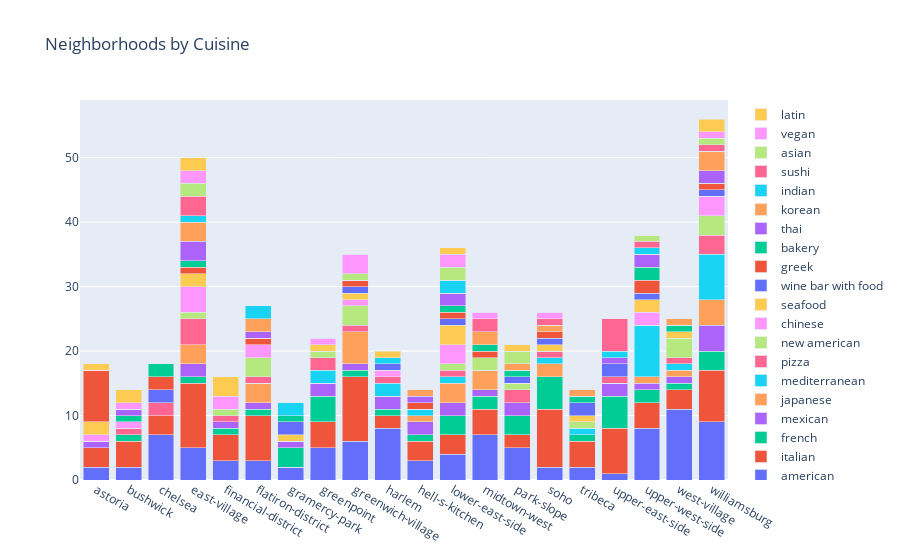

Notebook cell for this chart:
### Code cell
import plotly.graph_objects as go
import plotly as py
import plotly.graph_objs as go
import pandas as pd

py.offline.init_notebook_mode(connected=True)



x=nc_pivot2['neighborhood']
fig = go.Figure(go.Bar(x=x, y=nc_pivot2.iloc[:,1], name='american'))
fig.add_trace(go.Bar(x=x, y=nc_pivot2.iloc[:,2], name='italian'))
fig.add_trace(go.Bar(x=x, y=nc_pivot2.iloc[:,3], name='french'))
fig.add_trace(go.Bar(x=x, y=nc_pivot2.iloc[:,4], name='mexican'))
fig.add_trace(go.Bar(x=x, y=nc_pivot2.iloc[:,5], name='japanese'))
fig.add_trace(go.Bar(x=x, y=nc_pivot2.iloc[:,6], name='mediterranean'))
fig.add_trace(go.Bar(x=x, y=nc_pivot2.iloc[:,7], name='pizza'))
fig.add_trace(go.Bar(x=x, y=nc_pivot2.iloc[:,8], name='new american'))
fig.add_trace(go.Bar(x=x, y=nc_pivot2.iloc[:,9], name='chinese'))
fig.add_trace(go.Bar(x=x, y=nc_pivot2.iloc[:,10], name='seafood'))
fig.add_trace(go.Bar(x=x, y=nc_pivot2.iloc[:,11], name='wine bar with food'))
fig.add_trace(go.Bar(x=x, y=nc_pivot2.iloc[:,12], name='greek'))
fig.add_trace(go.Bar(x=x, y=nc_pivot2.iloc[:,13], name='bakery'))
fig.add_trace(go.Bar(x=x, y=nc_pivot2.iloc[:,14], name='thai'))
fig.add_trace(go.Bar(x=x, y=nc_pivot2.iloc[:,15], name='korean'))
fig.add_trace(go.Bar(x=x, y=nc_pivot2.iloc[:,16], name='indian'))
fig.add_trace(go.Bar(x=x, y=nc_pivot2.iloc[:,17], name='sushi'))
fig.add_trace(go.Bar(x=x, y=nc_pivot2.iloc[:,18], name='asian'))
fig.add_trace(go.Bar(x=x, y=nc_pivot2.iloc[:,19], name='vegan'))
fig.add_trace(go.Bar(x=x, y=nc_pivot2.iloc[:,20], name='latin'))


fig.update_layout(title="Neighborhoods by Cuisine")

fig.update_layout(barmode='stack', xaxis={'categoryorder':'category ascending'})
fig.show()

py.offline.plot(fig, filename="neighborhoods_cuisine.html")

### Figure 1 — Plotly figure (JSON) as saved in the notebook; plotly's stock layout.template omitted (floating-point values rounded to 4 significant figures)
{"data": [{"name": "american", "type": "bar", "x": ["williamsburg", "east-village", "lower-east-side", "upper-west-side", "greenwich-village", "west-village", "upper-east-side", "midtown-west", "flatiron-district", "soho", "harlem", "greenpoint", "astoria", "park-slope", "chelsea", "financial-district", "bushwick", "hell-s-kitchen", "tribeca", "gramercy-park"], "y": [9, 5, 4, 8, 6, 11, 1, 7, 3, 2, 8, 5, 2, 5, 7, 3, 2, 3, 2, 2]}, {"name": "italian", "type": "bar", "x": ["williamsburg", "east-village", "lower-east-side", "upper-west-side", "greenwich-village", "west-village", "upper-east-side", "midtown-west", "flatiron-district", "soho", "harlem", "greenpoint", "astoria", "park-slope", "chelsea", "financial-district", "bushwick", "hell-s-kitchen", "tribeca", "gramercy-park"], "y": [8, 10, 3, 4, 10, 3, 7, 4, 7, 9, 2, 4, 3, 2, 3, 4, 4, 3, 4, 0]}, {"name": "french", "type": "bar", "x": ["williamsburg", "east-village", "lower-east-side", "upper-west-side", "greenwich-village", "west-village", "upper-east-side", "midtown-west", "flatiron-district", "soho", "harlem", "greenpoint", "astoria", "park-slope", "chelsea", "financial-district", "bushwick", "hell-s-kitchen", "tribeca", "gramercy-park"], "y": [3, 1, 3, 2, 1, 1, 5, 2, 1, 5, 1, 4, 0, 3, 0, 1, 1, 1, 1, 3]}, {"name": "mexican", "type": "bar", "x": ["williamsburg", "east-village", "lower-east-side", "upper-west-side", "greenwich-village", "west-village", "upper-east-side", "midtown-west", "flatiron-district", "soho", "harlem", "greenpoint", "astoria", "park-slope", "chelsea", "financial-district", "bushwick", "hell-s-kitchen", "tribeca", "gramercy-park"], "y": [4, 2, 2, 1, 1, 1, 2, 1, 1, 0, 2, 2, 1, 2, 0, 1, 0, 2, 0, 1]}, {"name": "japanese", "type": "bar", "x": ["williamsburg", "east-village", "lower-east-side", "upper-west-side", "greenwich-village", "west-village", "upper-east-side", "midtown-west", "flatiron-district", "soho", "harlem", "greenpoint", "astoria", "park-slope", "chelsea", "financial-district", "bushwick", "hell-s-kitchen", "tribeca", "gramercy-park"], "y": [4, 3, 3, 1, 5, 1, 0, 3, 3, 2, 0, 0, 0, 0, 0, 0, 0, 1, 0, 0]}, {"name": "mediterranean", "type": "bar", "x": ["williamsburg", "east-village", "lower-east-side", "upper-west-side", "greenwich-village", "west-village", "upper-east-side", "midtown-west", "flatiron-district", "soho", "harlem", "greenpoint", "astoria", "park-slope", "chelsea", "financial-district", "bushwick", "hell-s-kitchen", "tribeca", "gramercy-park"], "y": [7, 0, 1, 8, 0, 1, 0, 0, 0, 1, 2, 2, 0, 0, 0, 0, 0, 1, 1, 0]}, {"name": "pizza", "type": "bar", "x": ["williamsburg", "east-village", "lower-east-side", "upper-west-side", "greenwich-village", "west-village", "upper-east-side", "midtown-west", "flatiron-district", "soho", "harlem", "greenpoint", "astoria", "park-slope", "chelsea", "financial-district", "bushwick", "hell-s-kitchen", "tribeca", "gramercy-park"], "y": [3, 4, 1, 0, 1, 1, 1, 0, 1, 1, 1, 2, 0, 2, 2, 1, 1, 0, 0, 0]}, {"name": "new american", "type": "bar", "x": ["williamsburg", "east-village", "lower-east-side", "upper-west-side", "greenwich-village", "west-village", "upper-east-side", "midtown-west", "flatiron-district", "soho", "harlem", "greenpoint", "astoria", "park-slope", "chelsea", "financial-district", "bushwick", "hell-s-kitchen", "tribeca", "gramercy-park"], "y": [3, 1, 1, 0, 3, 3, 0, 2, 3, 0, 0, 1, 0, 1, 0, 1, 0, 0, 1, 0]}, {"name": "chinese", "type": "bar", "x": ["williamsburg", "east-village", "lower-east-side", "upper-west-side", "greenwich-village", "west-village", "upper-east-side", "midtown-west", "flatiron-district", "soho", "harlem", "greenpoint", "astoria", "park-slope", "chelsea", "financial-district", "bushwick", "hell-s-kitchen", "tribeca", "gramercy-park"], "y": [3, 4, 3, 2, 1, 0, 0, 0, 2, 0, 1, 0, 1, 0, 0, 2, 1, 0, 0, 0]}, {"name": "seafood", "type": "bar", "x": ["williamsburg", "east-village", "lower-east-side", "upper-west-side", "greenwich-village", "west-village", "upper-east-side", "midtown-west", "flatiron-district", "soho", "harlem", "greenpoint", "astoria", "park-slope", "chelsea", "financial-district", "bushwick", "hell-s-kitchen", "tribeca", "gramercy-park"], "y": [0, 2, 3, 2, 1, 1, 0, 0, 0, 1, 0, 1, 2, 0, 0, 3, 0, 0, 1, 1]}, {"name": "wine bar with food", "type": "bar", "x": ["williamsburg", "east-village", "lower-east-side", "upper-west-side", "greenwich-village", "west-village", "upper-east-side", "midtown-west", "flatiron-district", "soho", "harlem", "greenpoint", "astoria", "park-slope", "chelsea", "financial-district", "bushwick", "hell-s-kitchen", "tribeca", "gramercy-park"], "y": [1, 0, 1, 1, 1, 0, 2, 0, 0, 1, 1, 0, 0, 1, 2, 0, 0, 0, 2, 2]}, {"name": "greek", "type": "bar", "x": ["williamsburg", "east-village", "lower-east-side", "upper-west-side", "greenwich-village", "west-village", "upper-east-side", "midtown-west", "flatiron-district", "soho", "harlem", "greenpoint", "astoria", "park-slope", "chelsea", "financial-district", "bushwick", "hell-s-kitchen", "tribeca", "gramercy-park"], "y": [1, 1, 1, 2, 1, 0, 0, 1, 1, 1, 0, 0, 8, 0, 2, 0, 0, 1, 0, 0]}, {"name": "bakery", "type": "bar", "x": ["williamsburg", "east-village", "lower-east-side", "upper-west-side", "greenwich-village", "west-village", "upper-east-side", "midtown-west", "flatiron-district", "soho", "harlem", "greenpoint", "astoria", "park-slope", "chelsea", "financial-district", "bushwick", "hell-s-kitchen", "tribeca", "gramercy-park"], "y": [0, 1, 1, 2, 0, 1, 0, 1, 0, 0, 0, 0, 0, 1, 2, 0, 1, 0, 1, 1]}, {"name": "thai", "type": "bar", "x": ["williamsburg", "east-village", "lower-east-side", "upper-west-side", "greenwich-village", "west-village", "upper-east-side", "midtown-west", "flatiron-district", "soho", "harlem", "greenpoint", "astoria", "park-slope", "chelsea", "financial-district", "bushwick", "hell-s-kitchen", "tribeca", "gramercy-park"], "y": [2, 3, 2, 2, 0, 0, 1, 0, 1, 0, 0, 0, 0, 0, 0, 0, 1, 1, 0, 0]}, {"name": "korean", "type": "bar", "x": ["williamsburg", "east-village", "lower-east-side", "upper-west-side", "greenwich-village", "west-village", "upper-east-side", "midtown-west", "flatiron-district", "soho", "harlem", "greenpoint", "astoria", "park-slope", "chelsea", "financial-district", "bushwick", "hell-s-kitchen", "tribeca", "gramercy-park"], "y": [3, 3, 0, 0, 0, 1, 0, 2, 2, 1, 0, 0, 0, 1, 0, 0, 0, 1, 1, 0]}, {"name": "indian", "type": "bar", "x": ["williamsburg", "east-village", "lower-east-side", "upper-west-side", "greenwich-village", "west-village", "upper-east-side", "midtown-west", "flatiron-district", "soho", "harlem", "greenpoint", "astoria", "park-slope", "chelsea", "financial-district", "bushwick", "hell-s-kitchen", "tribeca", "gramercy-park"], "y": [0, 1, 2, 1, 0, 0, 1, 0, 2, 0, 1, 0, 0, 0, 0, 0, 0, 0, 0, 2]}, {"name": "sushi", "type": "bar", "x": ["williamsburg", "east-village", "lower-east-side", "upper-west-side", "greenwich-village", "west-village", "upper-east-side", "midtown-west", "flatiron-district", "soho", "harlem", "greenpoint", "astoria", "park-slope", "chelsea", "financial-district", "bushwick", "hell-s-kitchen", "tribeca", "gramercy-park"], "y": [1, 3, 0, 1, 0, 0, 5, 2, 0, 1, 0, 0, 0, 0, 0, 0, 0, 0, 0, 0]}, {"name": "asian", "type": "bar", "x": ["williamsburg", "east-village", "lower-east-side", "upper-west-side", "greenwich-village", "west-village", "upper-east-side", "midtown-west", "flatiron-district", "soho", "harlem", "greenpoint", "astoria", "park-slope", "chelsea", "financial-district", "bushwick", "hell-s-kitchen", "tribeca", "gramercy-park"], "y": [1, 2, 2, 1, 1, 0, 0, 0, 0, 0, 0, 0, 0, 2, 0, 0, 0, 0, 0, 0]}, {"name": "vegan", "type": "bar", "x": ["williamsburg", "east-village", "lower-east-side", "upper-west-side", "greenwich-village", "west-village", "upper-east-side", "midtown-west", "flatiron-district", "soho", "harlem", "greenpoint", "astoria", "park-slope", "chelsea", "financial-district", "bushwick", "hell-s-kitchen", "tribeca", "gramercy-park"], "y": [1, 2, 2, 0, 3, 0, 0, 1, 0, 1, 0, 1, 0, 0, 0, 0, 1, 0, 0, 0]}, {"name": "latin", "type": "bar", "x": ["williamsburg", "east-village", "lower-east-side", "upper-west-side", "greenwich-village", "west-village", "upper-east-side", "midtown-west", "flatiron-district", "soho", "harlem", "greenpoint", "astoria", "park-slope", "chelsea", "financial-district", "bushwick", "hell-s-kitchen", "tribeca", "gramercy-park"], "y": [2, 2, 1, 0, 0, 0, 0, 0, 0, 0, 1, 0, 1, 1, 0, 0, 2, 0, 0, 0]}], "layout": {"barmode": "stack", "title": {"text": "Neighborhoods by Cuisine"}, "xaxis": {"categoryorder": "category ascending"}}}
